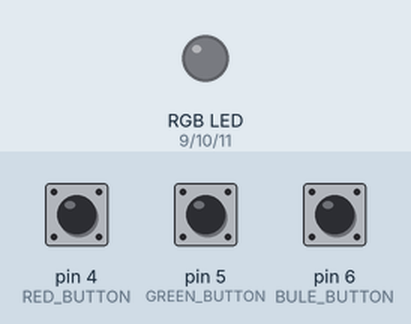
A sketch run on a simulated Arduino Uno, built with avr-gcc and run on an emulated ATmega328P. Shown: an RGB LED mixed from three pins (HIGH = lit). Inputs (shaded band) come from the test bench; at power-on: pin 4 (RED_BUTTON) LOW, pin 5 (GREEN_BUTTON) LOW, pin 6 (BULE_BUTTON) LOW. Dim RGB values are drawn brighter than linear.

Above: at 1.2 s.
1.3 s: pin 4 (RED_BUTTON) pulled HIGH for 0.15 s
At 2.7 s:
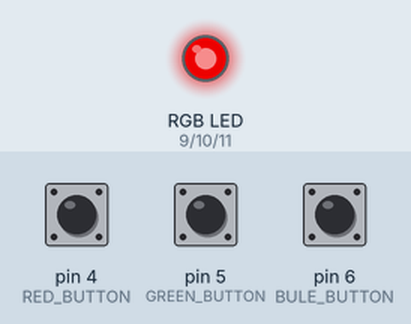
3.0 s: pin 5 (GREEN_BUTTON) pulled HIGH for 0.15 s
At 4.1 s:
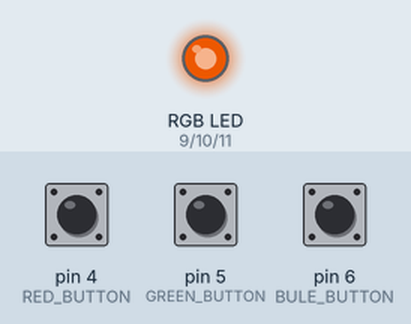
4.7 s: pin 6 (BULE_BUTTON) pulled HIGH for 0.15 s
At 5.5 s:
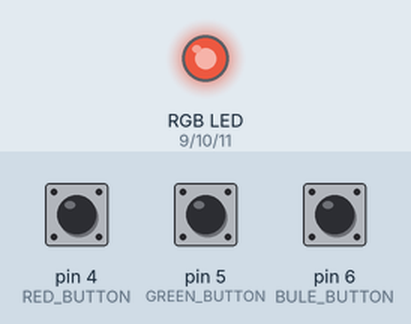
7.7 s: pin 4 (RED_BUTTON) pulled HIGH for 1 s
10.7 s: pin 5 (GREEN_BUTTON) pulled HIGH for 1 s
At 11.5 s:
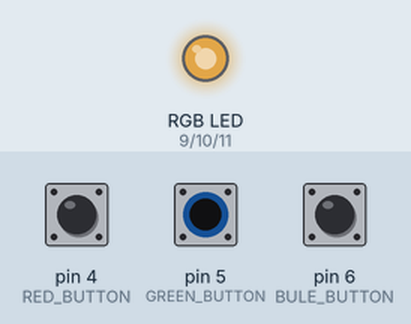
13.2 s: pin 6 (BULE_BUTTON) pulled HIGH for 1 s
Timing chart, 0 to 16.2 s (numbered marks = the images above; inputs shaded):
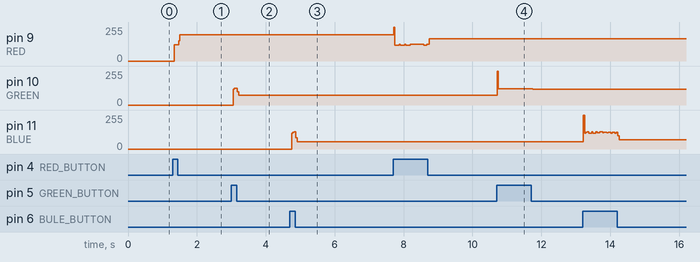

The sketch:

light_randomColor.ino
```cpp
#define RED 9
#define GREEN 10
#define BLUE 11
#define RED_BUTTON 4
#define GREEN_BUTTON 5
#define BULE_BUTTON 6

int r=0, g=0, b=0;

void setup() {
  pinMode(RED_BUTTON,INPUT);
  pinMode(GREEN_BUTTON,INPUT);
  pinMode(BULE_BUTTON,INPUT);

}

void loop() {
  if(digitalRead(RED_BUTTON) == HIGH)
  {
    ++r;
    if(r>255)
      r=0;
  }
  else if(digitalRead(GREEN_BUTTON) == HIGH)
  {
    ++g;
    if(g>255)
      g=0;
  }
  else if(digitalRead(BULE_BUTTON) == HIGH)
  {
    ++b;
    if(b>255)
      b=0;
  }

  analogWrite(RED,r);
  analogWrite(GREEN,g);
  analogWrite(BLUE,b);

}
```

Measured:
- after the input at 1.3 s, pin 9 (RED): 0/255 → 123/255 after 0.05 s, → 198/255 0.12 s later
- after the input at 3.0 s, pin 10 (GREEN): 0/255 → 126/255 after 0.05 s, → 73/255 0.12 s later
- after the input at 4.7 s, pin 11 (BLUE): 0/255 → 53/255 after 0.05 s
- after the input at 10.7 s, pin 10 (GREEN): 73/255 → 122/255 at once, → 120/255 1.0 s later
